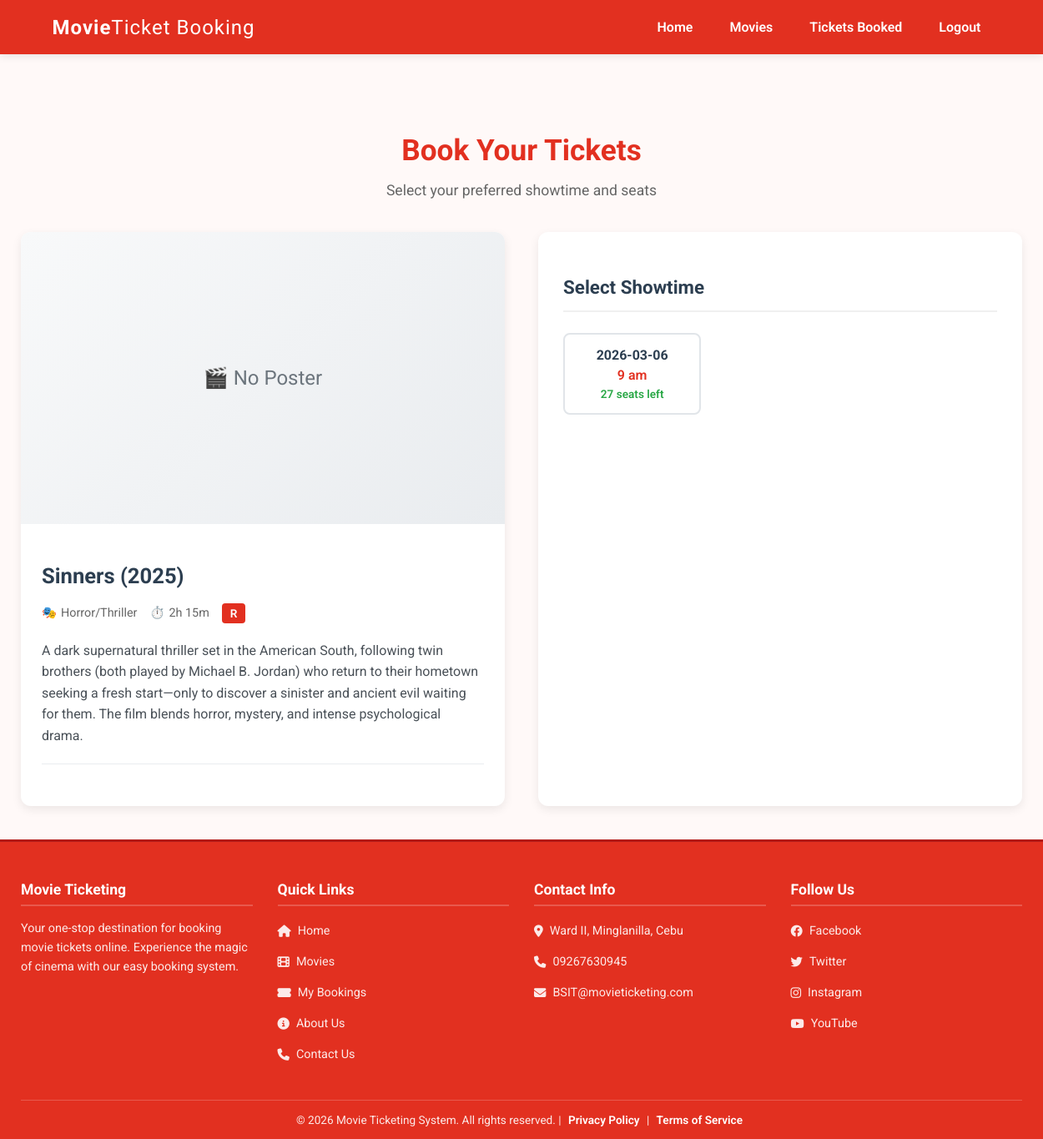
Page /book_ticket?movie=Sinners (2025) (signed in) on the committed database.
### tables this page shows
CREATE TABLE movies (
                    id INTEGER PRIMARY KEY AUTOINCREMENT,
                    title TEXT NOT NULL,
                    genre TEXT,
                    duration TEXT,
                    rating TEXT,
                    description TEXT,
                    poster_url TEXT,
                    is_active BOOLEAN DEFAULT 1,
                    created_at TIMESTAMP DEFAULT CURRENT_TIMESTAMP,
                    UNIQUE(title, genre, duration)
                );

CREATE TABLE movie_schedules (
        id INTEGER PRIMARY KEY AUTOINCREMENT,
        movie_id INTEGER NOT NULL,
        movie_title TEXT NOT NULL,
        show_date TEXT NOT NULL,
        showtime TEXT NOT NULL,
        total_seats INTEGER DEFAULT 40,
        available_seats INTEGER DEFAULT 40,
        is_active BOOLEAN DEFAULT 1,
        created_at TIMESTAMP DEFAULT CURRENT_TIMESTAMP,
        FOREIGN KEY (movie_id) REFERENCES movies (id),
        UNIQUE(movie_id, show_date, showtime)
    );

### app.py (the view, shortened to what this page needs)
@app.route('/book_ticket', methods=['GET', 'POST'])
def book_ticket():
    if 'role' in session and session['role'] == 'Customer':
        movie_title = request.args.get('movie', '')
        conn = sqlite3.connect('database.db')
        c = conn.cursor()
        movie_details = None
        if movie_title:
            c.execute("SELECT title, genre, duration, rating, description, poster_url FROM movies WHERE title = ?",
                      (movie_title,))
            movie_details = c.fetchone()
        schedules = []
        if movie_title:
            c.execute("""
                SELECT id, show_date, showtime, available_seats
                FROM movie_schedules
                WHERE movie_title = ? AND is_active = 1
                AND show_date >= date('now')
                ORDER BY show_date, showtime
            """, (movie_title,))
            schedules = c.fetchall()
        conn.close()
        movie_data = None
        if movie_details:
            movie_data = {
                'title': movie_details[0],
                'genre': movie_details[1],
                'duration': movie_details[2],
                'rating': movie_details[3],
                'description': movie_details[4],
                'poster_url': movie_details[5]
            }
        schedule_list = []
        for schedule in schedules:
            schedule_list.append({
                'id': schedule[0],
                'show_date': schedule[1],
                'showtime': schedule[2],
                'available_seats': schedule[3]
            })
        return render_template('buyticket.html',
                               movie=movie_data,
                               schedules=schedule_list,
                               selected_movie_title=movie_title)
    else:
        return redirect(url_for('login'))

### templates/buyticket.html (shortened to what this page needs)
{% extends "base.html" %}
{% block content %}
<div class="booking-container">
  <div class="page-header">
    <h1 class="page-title">Book Your Tickets</h1>
    <p class="page-subtitle">Select your preferred showtime and seats</p>
  </div>
  {% if movie %}
  <div class="booking-content">
    <div class="movie-details-card">
      <div class="movie-poster-container">
        {% if movie.poster_url %}
        <div class="no-poster" style="display: none;">🎬 No Poster</div>
        {% else %}
        <div class="no-poster">🎬 No Poster</div>
        {% endif %}
      </div>
      <div class="movie-info">
        <h2 class="movie-title">{{ movie.title }}</h2>
        <div class="movie-meta">
          <div class="meta-item">
            <span>🎭</span>
            <span>{{ movie.genre }}</span>
          </div>
          <div class="meta-item">
            <span>⏱️</span>
            <span>{{ movie.duration }}</span>
          </div>
          <div class="meta-item">
            <span class="rating-badge">{{ movie.rating }}</span>
          </div>
        </div>
        <div class="movie-description">
          {{ movie.description if movie.description else "Experience this amazing movie on the big screen!" }}
        </div>
      </div>
    </div>
    <div class="booking-form-card">
      <form method="POST" action="{{ url_for('book_ticket') }}" id="bookingForm">
        <h3 class="form-section-title">Select Showtime</h3>
        {% if schedules %}
        <div class="schedule-grid" id="scheduleContainer">
          {% for schedule in schedules %}
          <div class="schedule-option" data-schedule-id="{{ schedule.id }}"
               data-date="{{ schedule.show_date }}" data-time="{{ schedule.showtime }}">
            <div class="schedule-date">{{ schedule.show_date }}</div>
            <div class="schedule-time">{{ schedule.showtime }}</div>
            <div class="schedule-seats {% if schedule.available_seats < 10 %}low{% elif schedule.available_seats == 0 %}none{% endif %}">
              {{ schedule.available_seats }} seats left
            </div>
          </div>
          {% endfor %}
        </div>
        {% endif %}
      </form>
    </div>
  </div>
  {% endif %}
</div>
{% endblock %}

### rows in the picture
movies: title "Sinners (2025)", genre "Horror/Thriller", duration "2h 15m", rating "R", description "A dark supernatural thriller set in the American South, following twin brothers (both played by Michael B. Jordan) who return to their hometown seeking a fresh start—only to discover a sinister and ancient evil waiting for them. The film blends horror, mystery, and intense psychological drama."
movie_schedules: show_date "2026-03-06", showtime "9 am", available_seats "27"
